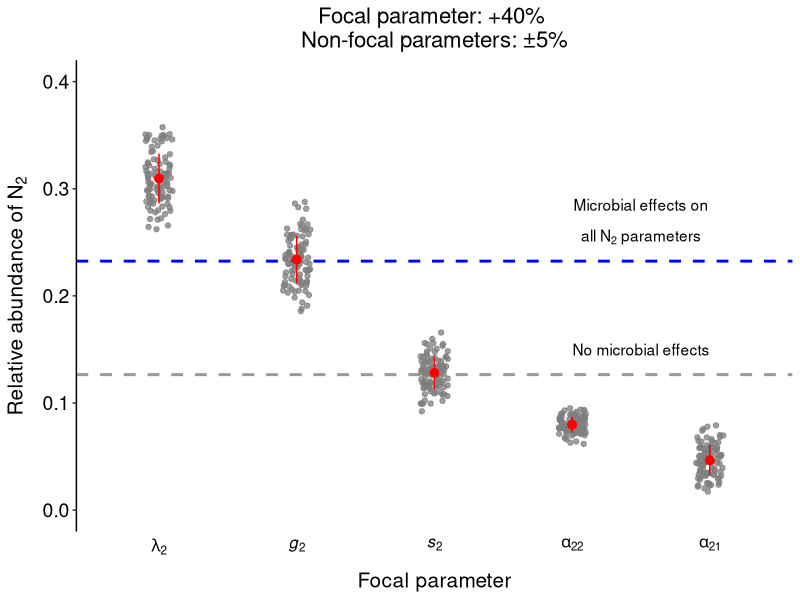
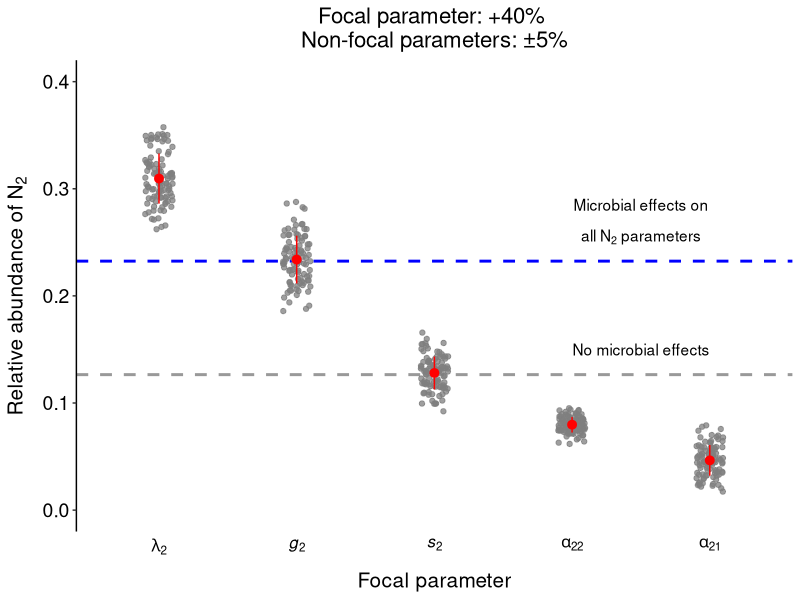

These figures' R source, in order:
########################################################################################################################
#### Sensitivity analysis of the parameters in the Beverton-Holt annual plant model
#### 2022.03.03 
########################################################################################################################
#### Parameter values are obtained from the species pair Festuca microstachys (N1) vs. Hordeum murinum (N2) in Van Dyke et al. (2022)

########################################################################################################################
### Load the libraries
library(tidyverse)

### The function for one-parameter sensitivity analysis of B-H annual plant model
### N1 = FE & N2 = HO
BH_sensitivity_FE_HO <- function(pchange_focal_par = 40, 
                                 pchange_nonfocal_par = 5,
                                 n_generation = 100,
                                 n_sim = 100){
  
  BevertonHolt <- function(frame, parameters){
    
    Nsim = parameters$N
    Gsim = parameters$g
    Ssim = parameters$s
    Lsim = parameters$lambda
    Asim = parameters$A
    
    for(t in 2:dim(frame)[1]){
      x = frame[t-1, 2:(Nsim+1)]
      frame[t, 2:(Nsim+1)] = (1 - Gsim) * Ssim * x + Gsim * x * (Lsim / (1 + Asim %*% (Gsim * x)))
    }
    return(frame)
  }
  
  ### Default parameters
  N <- 2
  g <- c(0.752273, 0.666667)
  s <- c(0.133750, 0.045000)
  lambda <- c(2129.949613, 736.667018)
  A <- matrix(c(0.588199, 1.410938,
                0.109412, 0.948399), N, N, byrow = TRUE)
  
  parms <- list(N = N, 
                g = g, 
                s = s, 
                lambda = lambda, 
                A = A)
  
  Time <- n_generation
  
  out_mat <- matrix(c(c(0:Time), rep(0, N*(Time+1))), (Time+1), N+1, byrow = F)
  colnames(out_mat) <- c("Time", paste("N", c(1:N), sep = ""))
  
  out_mat[1, 2:(N+1)] <- rep(10, N)
  out_mat <- BevertonHolt(out_mat, parms)
  
  N2_equl_default <- out_mat[Time, N+1]/sum(out_mat[Time, 2:(N+1)])
  
  
  ### All parameters increased
  g_temp <- c(g[1], g[2]*(1 + pchange_focal_par/100))
  s_temp <- c(s[1], s[2]*(1 + pchange_focal_par/100))
  lambda_temp <- c(lambda[1], lambda[2]*(1 + pchange_focal_par/100))
  A_temp <- matrix(c(A[1, 1], A[1, 2], 
                     A[2, 1]*(1 + pchange_focal_par/100), 
                     A[2, 2]*(1 + pchange_focal_par/100)), 
                   N, N, byrow = TRUE)
  
  parms_temp <- list(N = N, 
                     g = g_temp, 
                     s = s_temp, 
                     lambda = lambda_temp, 
                     A = A_temp)
  
  Time <- n_generation
  
  out_mat <- matrix(c(c(0:Time), rep(0, N*(Time+1))), (Time+1), N+1, byrow = F)
  colnames(out_mat) <- c("Time", paste("N", c(1:N), sep = ""))
  
  out_mat[1, 2:(N+1)] <- rep(10, N)
  out_mat <- BevertonHolt(out_mat, parms_temp)
  
  N2_equl_all_increase <- out_mat[Time, N+1]/sum(out_mat[Time, 2:(N+1)])
  
  
  ### One parameter changed at once
  # (1) Sensitivity of g
  g_sens <- sapply(1:n_sim, function(x){
    
    g_temp <- c(g[1], g[2]*(1 + pchange_focal_par/100))
    s_temp <- c(s[1], s[2]*(1 + runif(n = 1, min = -pchange_nonfocal_par, max = pchange_nonfocal_par)/100))
    lambda_temp <- c(lambda[1], lambda[2]*(1 + runif(n = 1, min = -pchange_nonfocal_par, max = pchange_nonfocal_par)/100))
    A_temp <- matrix(c(A[1, 1], A[1, 2], 
                       A[2, 1]*(1 + runif(n = 1, min = -pchange_nonfocal_par, max = pchange_nonfocal_par)/100), 
                       A[2, 2]*(1 + runif(n = 1, min = -pchange_nonfocal_par, max = pchange_nonfocal_par)/100)), 
                     N, N, byrow = TRUE)
    
    parms_temp <- list(N = N, 
                       g = g_temp, 
                       s = s_temp, 
                       lambda = lambda_temp, 
                       A = A_temp)
    
    Time <- n_generation
    
    out_mat <- matrix(c(c(0:Time), rep(0, N*(Time+1))), (Time+1), N+1, byrow = F)
    colnames(out_mat) <- c("Time", paste("N", c(1:N), sep = ""))
    
    out_mat[1, 2:(N+1)] <- rep(10, N)
    
    out_mat <- BevertonHolt(out_mat, parms_temp)
    out_mat[Time, N+1]/sum(out_mat[Time, 2:(N+1)])
    
  })
  
  # (2) Sensitivity of s
  s_sens <- sapply(1:n_sim, function(x){
    
    g_temp <- c(g[1], g[2]*(1 + runif(n = 1, min = -pchange_nonfocal_par, max = pchange_nonfocal_par)/100))
    s_temp <- c(s[1], s[2]*(1 + pchange_focal_par/100))
    lambda_temp <- c(lambda[1], lambda[2]*(1 + runif(n = 1, min = -pchange_nonfocal_par, max = pchange_nonfocal_par)/100))
    A_temp <- matrix(c(A[1, 1], A[1, 2], 
                       A[2, 1]*(1 + runif(n = 1, min = -pchange_nonfocal_par, max = pchange_nonfocal_par)/100), 
                       A[2, 2]*(1 + runif(n = 1, min = -pchange_nonfocal_par, max = pchange_nonfocal_par)/100)), 
                     N, N, byrow = TRUE)
    
    parms_temp <- list(N = N, 
                       g = g_temp, 
                       s = s_temp, 
                       lambda = lambda_temp, 
                       A = A_temp)
    
    Time <- n_generation
    
    out_mat <- matrix(c(c(0:Time), rep(0, N*(Time+1))), (Time+1), N+1, byrow = F)
    colnames(out_mat) <- c("Time", paste("N", c(1:N), sep = ""))
    
    out_mat[1, 2:(N+1)] <- rep(10, N)
    
    out_mat <- BevertonHolt(out_mat, parms_temp)
    out_mat[Time, N+1]/sum(out_mat[Time, 2:(N+1)])
    
  })
  
  # (3) Sensitivity of lambda
  lambda_sens <- sapply(1:n_sim, function(x){
    
    g_temp <- c(g[1], g[2]*(1 + runif(n = 1, min = -pchange_nonfocal_par, max = pchange_nonfocal_par)/100))
    s_temp <- c(s[1], s[2]*(1 + runif(n = 1, min = -pchange_nonfocal_par, max = pchange_nonfocal_par)/100))
    lambda_temp <- c(lambda[1], lambda[2]*(1 + pchange_focal_par/100))
    A_temp <- matrix(c(A[1, 1], A[1, 2], 
                       A[2, 1]*(1 + runif(n = 1, min = -pchange_nonfocal_par, max = pchange_nonfocal_par)/100), 
                       A[2, 2]*(1 + runif(n = 1, min = -pchange_nonfocal_par, max = pchange_nonfocal_par)/100)), 
                     N, N, byrow = TRUE)
    
    parms_temp <- list(N = N, 
                       g = g_temp, 
                       s = s_temp, 
                       lambda = lambda_temp, 
                       A = A_temp)
    
    Time <- n_generation
    
    out_mat <- matrix(c(c(0:Time), rep(0, N*(Time+1))), (Time+1), N+1, byrow = F)
    colnames(out_mat) <- c("Time", paste("N", c(1:N), sep = ""))
    
    out_mat[1, 2:(N+1)] <- rep(10, N)
    
    out_mat <- BevertonHolt(out_mat, parms_temp)
    out_mat[Time, N+1]/sum(out_mat[Time, 2:(N+1)])
    
  })
  
  # (4) Sensitivity of A_21
  A_21_sens <- sapply(1:n_sim, function(x){
    
    g_temp <- c(g[1], g[2]*(1 + runif(n = 1, min = -pchange_nonfocal_par, max = pchange_nonfocal_par)/100))
    s_temp <- c(s[1], s[2]*(1 + runif(n = 1, min = -pchange_nonfocal_par, max = pchange_nonfocal_par)/100))
    lambda_temp <- c(lambda[1], lambda[2]*(1 + runif(n = 1, min = -pchange_nonfocal_par, max = pchange_nonfocal_par)/100))
    A_temp <- matrix(c(A[1, 1], A[1, 2], 
                       A[2, 1]*(1 + pchange_focal_par/100), 
                       A[2, 2]*(1 + runif(n = 1, min = -pchange_nonfocal_par, max = pchange_nonfocal_par)/100)), 
                     N, N, byrow = TRUE)
    
    parms_temp <- list(N = N, 
                       g = g_temp, 
                       s = s_temp, 
                       lambda = lambda_temp, 
                       A = A_temp)
    
    Time <- n_generation
    
    out_mat <- matrix(c(c(0:Time), rep(0, N*(Time+1))), (Time+1), N+1, byrow = F)
    colnames(out_mat) <- c("Time", paste("N", c(1:N), sep = ""))
    
    out_mat[1, 2:(N+1)] <- rep(10, N)
    
    out_mat <- BevertonHolt(out_mat, parms_temp)
    out_mat[Time, N+1]/sum(out_mat[Time, 2:(N+1)])
    
  })
  
  # (5) Sensitivity of A_22
  A_22_sens <- sapply(1:n_sim, function(x){
    
    g_temp <- c(g[1], g[2]*(1 + runif(n = 1, min = -pchange_nonfocal_par, max = pchange_nonfocal_par)/100))
    s_temp <- c(s[1], s[2]*(1 + runif(n = 1, min = -pchange_nonfocal_par, max = pchange_nonfocal_par)/100))
    lambda_temp <- c(lambda[1], lambda[2]*(1 + runif(n = 1, min = -pchange_nonfocal_par, max = pchange_nonfocal_par)/100))
    A_temp <- matrix(c(A[1, 1], A[1, 2], 
                       A[2, 1]*(1 + runif(n = 1, min = -pchange_nonfocal_par, max = pchange_nonfocal_par)/100), 
                       A[2, 2]*(1 + pchange_focal_par/100)), 
                     N, N, byrow = TRUE)
    
    parms_temp <- list(N = N, 
                       g = g_temp, 
                       s = s_temp, 
                       lambda = lambda_temp, 
                       A = A_temp)
    
    Time <- n_generation
    
    out_mat <- matrix(c(c(0:Time), rep(0, N*(Time+1))), (Time+1), N+1, byrow = F)
    colnames(out_mat) <- c("Time", paste("N", c(1:N), sep = ""))
    
    out_mat[1, 2:(N+1)] <- rep(10, N)
    
    out_mat <- BevertonHolt(out_mat, parms_temp)
    out_mat[Time, N+1]/sum(out_mat[Time, 2:(N+1)])
    
  })
  
  # Combine all the simulation results
  pars_sens_df <- data.frame(parameter = rep(c("g", "s", "lambda", "A_21", "A_22"), each = n_sim), 
                             N2_eql = c(g_sens, s_sens, lambda_sens, A_21_sens, A_22_sens))
  
  return(list(N2_equl_default = N2_equl_default,
              N2_equl_all_increase = N2_equl_all_increase,
              pars_sens_df = pars_sens_df))
}

### The function for visualizing the simulation results
plot_sim_one_par_relabd <- function(dat, pchange_focal_par, pchange_nonfocal_par){
  
  pars_order <- dat$pars_sens_df %>% 
    group_by(parameter) %>% 
    summarise(mean = mean(N2_eql)) %>% 
    mutate(No = 1:5) %>% 
    arrange(desc(mean))
  
  dat$pars_sens_df <- dat$pars_sens_df %>% 
    mutate(parameter = factor(parameter, level = pars_order$parameter, ordered = T))
  
  x_labels <- c(expression(italic(alpha[21])),
                expression(italic(alpha[22])),
                expression(italic(g[2])),
                expression(italic(lambda[2])),
                expression(italic(s[2])))
  
  ggplot(data = dat$pars_sens_df) + 
    geom_hline(yintercept = dat$N2_equl_default, color = "grey60", linetype = "dashed", size = 1) + 
    geom_hline(yintercept = dat$N2_equl_all_increase, color = "blue", linetype = "dashed", size = 1) + 
    geom_point(aes(x = parameter, y = N2_eql), position = position_jitter(width = 0.1), 
               color = "grey50", alpha = 0.75) + 
    stat_summary(aes(x = parameter, y = N2_eql), fun.y = mean,
                 fun.ymin = function(x) mean(x) - sd(x), 
                 fun.ymax = function(x) mean(x) + sd(x), 
                 geom = "pointrange", color = "red") + 
    labs(x = "Focal parameter", y = expression(Relative~abundance~of~N[2]), 
         title = glue::glue("Focal parameter: +{pchange_focal_par}% \n Non-focal parameters: ±{pchange_nonfocal_par}%")) +
    scale_x_discrete(labels = x_labels[pars_order$No]) + 
    scale_y_continuous(expand = c(0.05, 0), limits = c(0, 0.4)) + 
    theme_classic() + 
    theme(axis.line.x = element_blank(),
          axis.ticks.x = element_blank(),
          axis.text.x = element_text(color = "black", size = 12),
          axis.text.y = element_text(color = "black", size = 14),
          plot.title = element_text(hjust = 0.5, size = 16),
          axis.title.x = element_text(size = 15, margin = margin(t = 10)),
          axis.title.y = element_text(size = 15, margin = margin(r = 8))) + 
    annotate(geom = "text", x = 4.5, y = 0.15, label = "No microbial effects") + 
    annotate(geom = "text", x = 4.5, y = 0.285, label = "Microbial effects on") + 
    annotate(geom = "text", x = 4.5, y = 0.255, label = "all~N[2]~parameters", parse = T)
}

### Plot and save the figure 
BH_sens_FE_HO <- BH_sensitivity_FE_HO()

plot_sim_one_par_relabd(dat = BH_sens_FE_HO,
                        pchange_focal_par = 40, 
                        pchange_nonfocal_par = 5)

ggsave("./Outputs/Sensitivity_figure.pdf", width = 5, height = 3.8)





